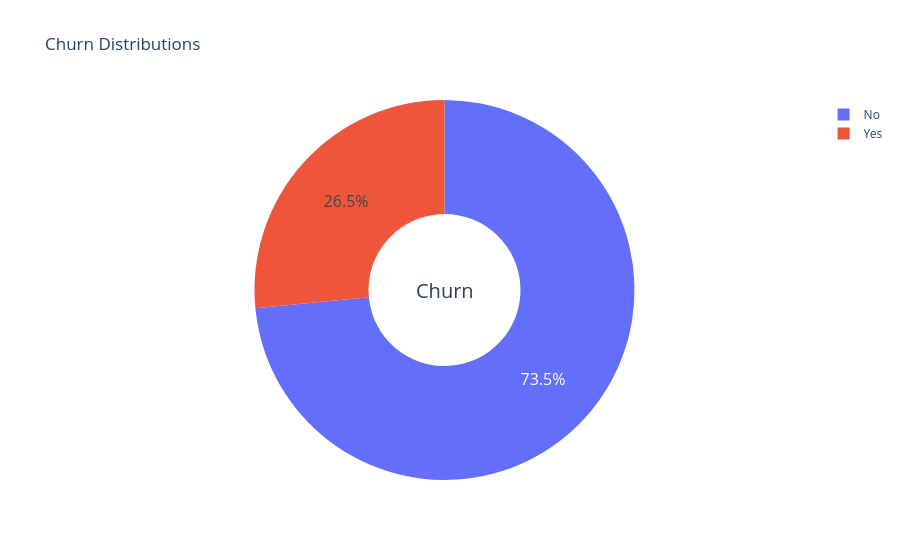

Notebook cell for this chart:
### Code cell
import plotly.graph_objects as go

# Assuming df is your DataFrame containing the 'Churn' column

churn_types = ["No", "Yes"]  # Change variable name from 'type_' to 'churn_types'

fig = go.Figure()

fig.add_trace(go.Pie(labels=churn_types, values=df['Churn'].value_counts(), name="Churn"))

# Use `hole` to create a donut-like pie chart
fig.update_traces(hole=0.4, hoverinfo="label+percent+name", textfont_size=16)

fig.update_layout(
    title_text="Churn Distributions",
    # Add annotations in the center of the donut pies.
    annotations=[dict(text='Churn', x=0.5, y=0.5, font_size=20, showarrow=False)]
)

fig.show()

### Figure 1 — Plotly figure (JSON) as saved in the notebook; plotly's stock layout.template omitted (floating-point values rounded to 4 significant figures)
{"data": [{"hole": 0.4, "hoverinfo": "label+percent+name", "labels": ["No", "Yes"], "name": "Churn", "textfont": {"size": 16}, "type": "pie", "values": [5174, 1869]}], "layout": {"annotations": [{"font": {"size": 20}, "showarrow": false, "text": "Churn", "x": 0.5, "y": 0.5}], "autosize": true, "title": {"text": "Churn Distributions"}}}
